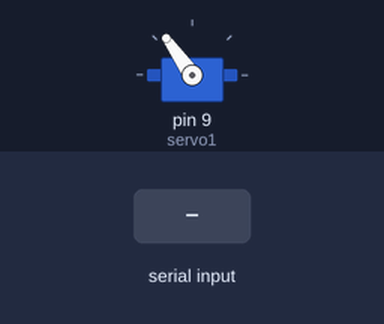
Simulated run of this sketch. Board: Arduino Uno, built with avr-gcc and run on an emulated ATmega328P. Parts: servo. The inputs (shaded band) are chosen by the test bench.

Above: at 0.9 s.
1.0 s: "1" received over Serial
At 1.1 s:
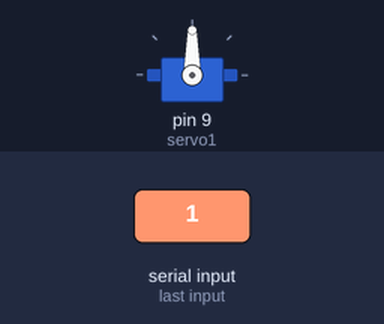
Timing chart, 0 to 10.0 s (numbered marks = the images above; inputs shaded):
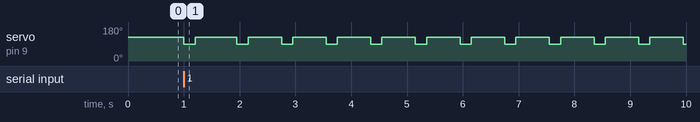

Measured:
- after the input at 1.0 s, servo on pin 9 (servo1): goes 90° 0.20 s, 125° 0.75 s, 10 × (90° 0.20 s, 125° 0.60 s), then 90°, starting at once

The sketch:

stack-bot.ino
```cpp
#include <Servo.h>

Servo servo1;

void setup()
{
  Serial.begin(9600);
  servo1.attach(9);
  servo1.write(125);
  while(!Serial.available());
  servo1.write(90);
  delay(200);
  servo1.write(125);
  delay(750);

}

void loop()
{
  servo1.write(90);
  delay(200);
  servo1.write(125);
  delay(600);
}
```
